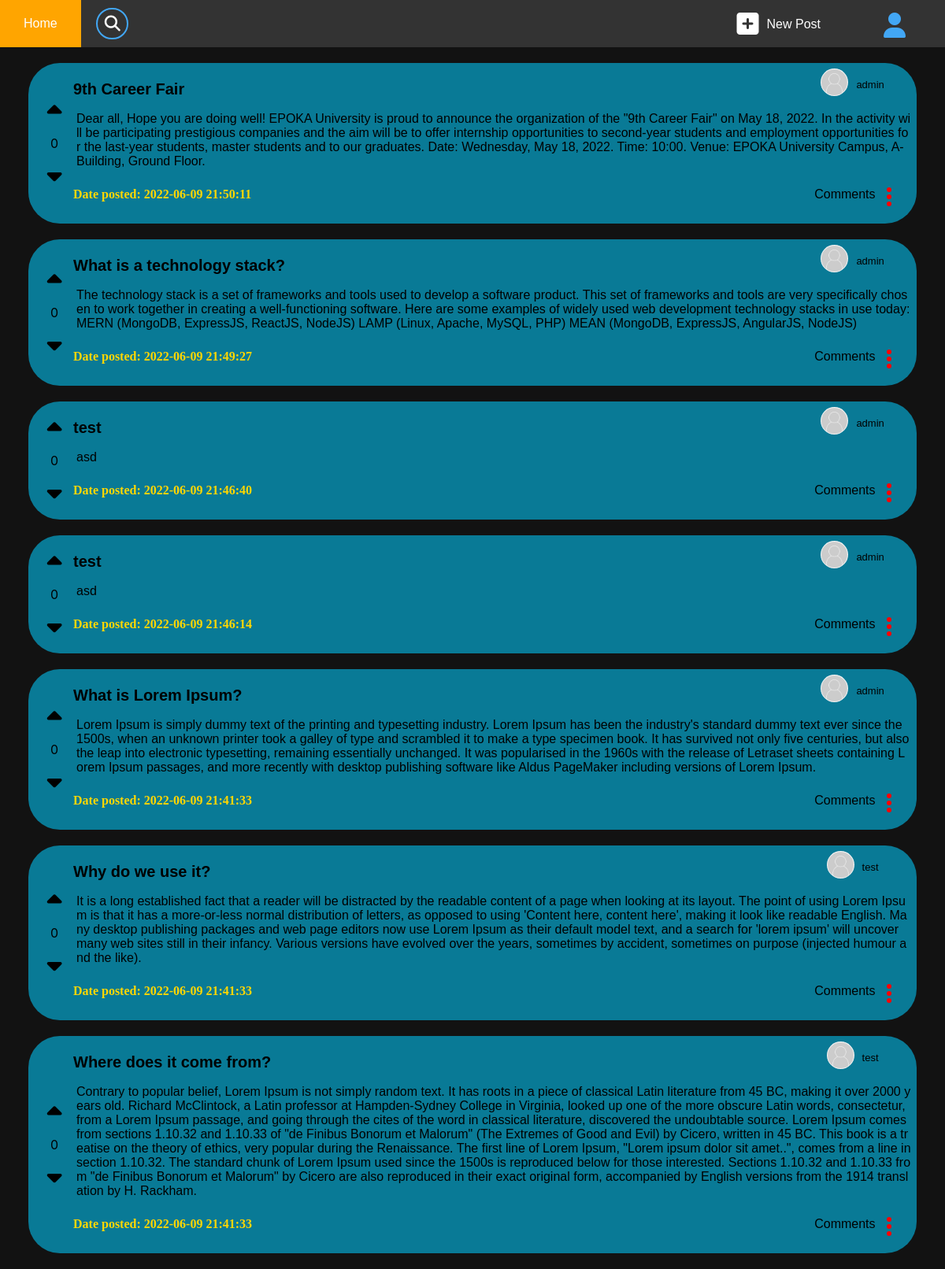
Before: /home (signed in) with the older database file.
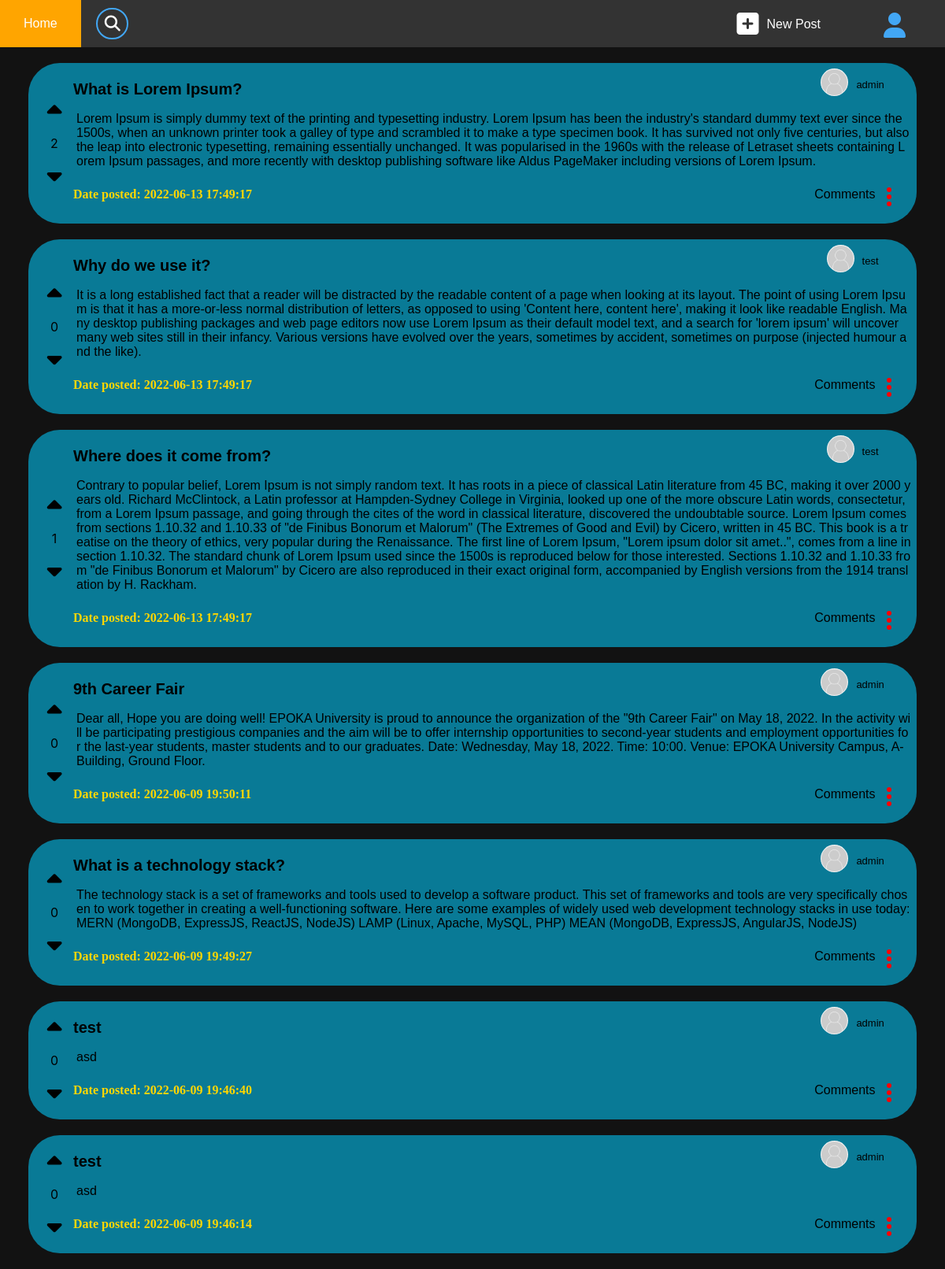
After: the same page with the newer database file.
### tables this page shows
CREATE TABLE `posts` (
  `postId` int(11) NOT NULL,
  `title` varchar(100) NOT NULL,
  `content` mediumtext NOT NULL,
  `username` varchar(20) NOT NULL,
  `timestampPosted` timestamp NOT NULL DEFAULT '1970-12-31 22:00:01',
  `timestampUpdated` timestamp NOT NULL DEFAULT current_timestamp() ON UPDATE current_timestamp()
);

### home/index.php (the view, shortened to what this page needs)
<!DOCTYPE html>
<html>
<head>
    <link rel="stylesheet" type="text/css" href="/askepoka.al/assets/stylesheet.css" />
    <link rel="stylesheet" type="text/css" href="/askepoka.al/assets/css/posts_stylesheet.css" />
    <link rel="stylesheet" href="/askepoka.al/templates/dots_dropdown.css">
</head>
<body>
    <link rel="stylesheet" type="text/css" href="/askepoka.al/templates/navbar/nav_stylesheet.css" />
    <div class="navbar">
        <div class="navbar-container">
            <button class="menu-item" onclick="location.href='/askepoka.al/'">
                Home
            </button>
            <button class="menu-item menu-search">
                <div class="search-box">
                    <form name="search" action="/askepoka.al/home">
                        <span class="fa fa-lg fa-search" style="margin-right: -35px;"></span>
                        <input type="text" class="search-input-default" name="search" id="search" spellcheck="false" oninput="searchMouseOut()" onmouseover="searchMouseOver()" onmouseout="searchMouseOut()">
                    </form>
                </div>
            </button>
            <button class="menu-item dropdown" id="navAccountMenu" style="float: right;" onclick="location.href='/askepoka.al/account'">
                <div class="fa fa-2x fa-user menu-item-div" style="margin-top: 3px; padding-right: 20px; padding-left: 20px;">
                </div>
            </button>
            <button class="menu-item" style="float: right;" onclick="location.href='/askepoka.al/post'">
                <div class="fa fa-2x fa-square-plus"></div>
                <div class="menu-item-div" style="margin-top: 8px; margin-left: 10px;">New Post</div>
            </button>
        </div>
    </div>
    <?php
    require(ROOT_DIR . "/src/database.php");
    require(ROOT_DIR . "/src/functions.php");
    try {
        $sql = 'SELECT role  FROM users WHERE username =  ?';
        $stmt = $conn->prepare($sql);
        $stmt->execute(array(getAuthUsername()));
        $row = $stmt->fetch();
        $role = $row["role"];
        if (isset($_GET["search"])) {
            $param = "%" . strtolower($_GET['search']) . "%";
            $sql = 'SELECT `posts`.`postId` as postId, title, content, `posts`.`username` as username, timestampPosted, timestampUpdated, voteId, value, timestampSubmitted
            FROM `posts`
            LEFT OUTER JOIN `votes` ON `votes`.`postId` = `posts`.`postId` AND `votes`.`username`= ? WHERE LOWER(title) LIKE ? OR LOWER(content) LIKE ? ORDER BY timestampPosted DESC LIMIT 10';
            $stmt = $conn->prepare($sql);
            $stmt->execute([$_SESSION["username"], $param, $param]);
        } else {
            $sql = 'SELECT `posts`.`postId` as postId, title, content, `posts`.`username` as username, timestampPosted, timestampUpdated, voteId, value, timestampSubmitted
            FROM `posts`
            LEFT OUTER JOIN `votes` ON `votes`.`postId` = `posts`.`postId` AND `votes`.`username`= ?
            ORDER BY timestampPosted DESC LIMIT 10;';
            $stmt = $conn->prepare($sql);
            $stmt->execute([$_SESSION["username"]]);
        }
        $results = $stmt->fetchAll();
        foreach ($results as $row) {
            $postId = $row["postId"];
            $postTitle = $row["title"];
            $postContent = makeUrltoLink($row["content"]);
            $postUser = $row["username"];
            $timestampPosted = $row["timestampPosted"];
            $sql_votes = 'SELECT SUM(value) as cnt FROM votes WHERE `postId` = ?';
            $stmt_votes = $conn->prepare($sql_votes);
            $stmt_votes->execute([$postId]);
            $results_votes = $stmt_votes->fetch();
            $votesCNT = $results_votes["cnt"];
            if ($votesCNT == null)
                $votesCNT = 0;
            $upBtnClass = "";
            $downBtnClass = "";
            $postControlsUser = "";
            if ($postUser === getAuthUsername() || $role===0) {
                $postControlsUser = '<div onclick="confirmDelete(' . $postId . ', \'' . ROOT_URL . '/home' . '\')"> Delete </div>';
            }
            echo '
            <div class="card" id="post_' . $postId . '">
            <table class="card-table">
                <tr class="card-table">
                    <td rowspan="3" colspan="1" class="card-table card-votes">
                        <div class="votes">
                            <div id="upBtn_' . $postId . '" class="fa-solid fa-caret-up vote-btn-unchecked ' . $upBtnClass . '" onclick="upVote(' . $postId . ')"></div>
                            <p class="post-cnt" id="post_' . $postId . '_cnt">' . $votesCNT . '</p>
                            <div id="downBtn_' . $postId . '" class="fa-solid fa-caret-down vote-btn-unchecked ' . $downBtnClass . '" onclick="downVote(' . $postId . ')"></div>
                        </div>
                    </td>
                    <td class="card-table card-title">
                        ' . $postTitle . '
                    </td>
                    <td  nowrap>
                        <button onclick="location.href=\'/askepoka.al/account?username=' . $postUser . '\'" class="card-button">
                        <div class="posted-by-div"><img src="/askepoka.al/assets/images/defaultAvatar.jpg" alt="Avatar" class="avatar">
                            <p class="posted-by-username">' . $postUser . '</p>
                        </div>
                        </button>
                    </td>
                </tr>
                <tr class="card-table">
                    <td colspan="3" class="card-table card-content">' . $postContent . '</td>
                </tr>
                <tr class="card-table">
                    <td colspan="1" class="card-table card-date">
                        <p class="posted-date">Date posted: ' . $timestampPosted . '</p>
                    </td colspan="1" class="card-table card-controls">
                    <td nowrap class="card-table card-controls">
                        <div class="card-comment-btn">Comments</div>
                        <div class="dots_dropdown card-settings">
                            <ul class="dropbtn icons" onclick="showDotsDropdown('.$postId.')">
                                <li></li>
                                <li></li>
                                <li></li>
                            </ul>
                            <div id="card_menu_dropdown_'.$postId.'" class="dots_dropdown-content">
                                '.$postControlsUser .'
                            </div>
                        </div>
                    </td>
                </tr>
            </table>
        </div>';
        }
    } catch (Exception $e) {
        echo $e;
    };
    ?>
</body>
</html>

### src/functions.php
<?php
function makeUrltoLink($string)
{
    $reg_pattern = "/(((http|https|ftp|ftps)\:\/\/)|(www\.))[a-zA-Z0-9\-\.]+\.[a-zA-Z]{2,3}(\:[0-9]+)?(\/\S*)?/";
    return preg_replace($reg_pattern, '<a href="$0" target="_blank" rel="noopener noreferrer">$0</a>', $string);
}

### assets/stylesheet.css (style rules this page uses)
body { margin: 0px; background-color: #121212; color: rgb(196, 196, 196); font-family: -apple-system, BlinkMacSystemFont, sans-serif; }

### assets/css/posts_stylesheet.css (style rules this page uses)
.card { width: 94%; text-align: center; background-color: white; border-radius: 40px; margin: 1%; margin-left: 3%; margin-top: 20px; margin-bottom: 20px; background-color: #097a96; }
.vote-btn-unchecked { color: black; font-size: 30px; cursor: pointer }
.card-title { width: 100%; word-break: break-all; display: flex; font-size: 20px; color: black; padding-top: 20px; font-weight: 700; padding-bottom: 10px; font-family: Arial; justify-content: space-between; }
.card-content { width: 100%; word-break: break-all; text-align: left; padding: 5px; color: black; font-family: 'Gill Sans', 'Gill Sans MT', Calibri, 'Trebuchet MS', sans-serif; }
.card-date { width: 100%; padding-bottom: 10px; color: rgb(0, 0, 0); text-align: left; font-family: Cambria, Cochin, Georgia, Times, 'Times New Roman', serif; color: gold; font-weight: bold; }
.card-controls { text-align: right; padding-right: 30px; padding-bottom: 10px; color: rgb(0, 0, 0); font-family: 'Franklin Gothic Medium', 'Arial Narrow', Arial, sans-serif; }
.card-comment-btn { display: inline-block; cursor: pointer }
.card-settings { display: inline-block; }
.card-votes { color: black; }
.votes { float: left; text-align: center; padding-left: 10px; width: 40px; height: 100%; }
.avatar { vertical-align: middle; width: 35px; height: 35px; border-radius: 50%; }
.posted-by-username { font-size: 13px; padding-left: 10px; }
.posted-by-div { float: right; display: flex; flex-direction: row; margin-right: 30px; font-family: Verdana, Geneva, Tahoma, sans-serif; }
.card-button { background-color: none; border: none; background: none; }

### templates/dots_dropdown.css (style rules this page uses)
.icons li { background: none repeat scroll 0 0 red; height: 6px; width: 6px; line-height: 0; list-style: none outside none; margin-top: 3px; vertical-align: top; border-radius: 50%; pointer-events: none; }
.dropbtn { padding: 0px; padding-left: 10px; margin-top: -10px; margin-bottom: -10px; color: white; cursor: pointer; }
.dots_dropdown { padding: 0xp; position: relative; display: inline-block; }

### templates/navbar/nav_stylesheet.css (style rules this page uses)
.dropdown { float: right; overflow: hidden; }
.navbar { overflow: hidden; background-color: #333; font-family: Arial; height: 60px; text-align: center; align-items: center; }
.navbar-container { border: none; float: left; font-size: 16px; color: white; height: 100%; width: 100%; overflow: hidden; text-decoration: none; text-align: center; align-items: center; display: block; }
.menu-item { border: none; float: left; font-size: 16px; color: white; height: 100%; text-decoration: none; overflow: hidden; text-align: center; align-items: center; outline: none; background-color: inherit; font-family: inherit; float: left; margin: 0px; padding-left: 30px; padding-right: 30px; }
.menu-item-div { float: right; }
.menu-search { background-color: inherit; font-size: 16px; font-family: inherit; align-items: center; text-align: center; margin: auto; }
.search-input-default { padding: 2px; padding-left: 35px; width: 40px; height: 40px; background: none; border: 2px solid #42a7f5; border-radius: 50px; box-sizing: border-box; font-family: Comic Sans MS; font-size: 16px; color: white; outline: none; transition: .5s; }
.fa-search { color: white; }
.fa-user { color: #42a7f5; }
.fa-square-plus { color: white; }

Changed rows visible on the page:
changed posts "What is Lorem Ipsum?": votesCNT "0" → "2"; timestampPosted "2022-06-09 21:41:33" → "2022-06-13 17:49:17"; moves up the list
changed posts "Why do we use it?": timestampPosted "2022-06-09 21:41:33" → "2022-06-13 17:49:17"; moves up the list
changed posts "Where does it come from?": votesCNT "0" → "1"; timestampPosted "2022-06-09 21:41:33" → "2022-06-13 17:49:17"; moves up the list
changed posts "9th Career Fair": timestampPosted "2022-06-09 21:50:11" → "2022-06-09 19:50:11"
changed posts "What is a technology stack?": timestampPosted "2022-06-09 21:49:27" → "2022-06-09 19:49:27"
changed posts (number 6 of 7 on the later page): timestampPosted "2022-06-09 21:46:40" → "2022-06-09 19:46:40"
changed posts (number 7 of 7 on the later page): timestampPosted "2022-06-09 21:46:14" → "2022-06-09 19:46:14"
